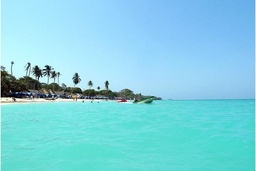
#> input picture Clase 1 - Imagenes como array y Pandas/data/playa_blanca.JPG, 256 x 171 px, shrunk from 720 x 480 before the run, found by its file name
$ jupyter execute tarea_1_1.ipynb
#> lines starting #> are read from the running program, lines starting #| are printed output that depends on the picture
# Tarea 1 Modulo 1 - Analisis de Datos 2022-1

---

## 1 Una imagen es un arreglo de datos

[cell 1]
# !pip install matplotlib
# !pip install opencv-python
# !pip install scikit-image

[cell 2]
import numpy as np
import matplotlib.pyplot as plt
import cv2 as cv
from skimage import io, color
import pandas as pd
# %matplotlib inline

[cell 3]
img_file = "data/playa_blanca.jpg"

[cell 4]
img = cv.imread(img_file)
#> img is the input picture: shape (171, 256, 3); mean B, G, R 224.4, 209.6, 129.3
print("The shape of image is =",np.shape(img))
#| The shape of image is = (171, 256, 3)

[cell 5]
plt.figure(figsize=(8,9))
plt.imshow(img)
plt.show()

[cell 6]
## ajuste a RGB
img2=cv.cvtColor(img,cv.COLOR_BGR2RGB)

[cell 7]
## corroborar cambio de color
plt.figure(figsize=(8,9))
plt.imshow(img2)
plt.show()

## 1.1 Construya un arreglo de estas componentes en un solo (otro)arreglo de datos.

[cell 8]
## separar por colores
r,g,b=cv.split(img2)
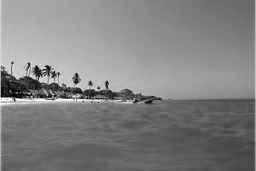
#> r: shape (171, 256); min 0, max 255, mean 129.3
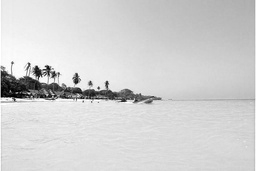
#> g: shape (171, 256); min 0, max 255, mean 209.6
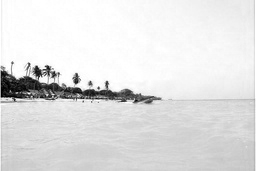
#> b: shape (171, 256); min 0, max 255, mean 224.4
print(f"Rojo(r)={r.shape}, Verde(g)={g.shape}, Azul(b)={b.shape}")
#| Rojo(r)=(171, 256), Verde(g)=(171, 256), Azul(b)=(171, 256)

## 1.2 Calcule para cada arreglo las medidas de tendencia central, las medidas de dispersion y las medidas de simetrıa correspondientes, tambien las medida de variabilidad o coeficiente de variabilidad o coeficiente de Pearson

calculo del **promedio** por RGB

[cell 9]
np.mean(r), np.mean(g), np.mean(b)
#> Out = (129.3, 209.6, 224.4)

calculo del **mediana** por RGB

[cell 10]
np.median(r), np.median(g), np.median(b)
#> Out = (127, 218, 235)

calculo de **Desviacion standar** por RGB

[cell 11]
np.std(r), np.std(g), np.std(b)
#> Out = (38.15, 36.99, 42.38)

calculo de **Percentil 50** por RGB

[cell 12]
np.mean(r) - np.median(r), np.mean(g) - np.median(g), np.mean(b) - np.median(b)
#> Out = (2.33, -8.39, -10.56)

#### medidas de simetria

[cell 13]
np.mean(r)-np.median(r) , np.mean(g)-np.median(g) , np.mean(b)-np.median(b)
#> Out = (2.33, -8.39, -10.56)

[cell 14]
(np.mean(r)-np.median(r))/np.std(r) , (np.mean(g)-np.median(g))/np.std(g) , (np.mean(b)-np.median(b))/np.std(b)
#> Out = (0.061, -0.227, -0.249)

[cell 15]
3*(np.mean(r) - np.median(r))/np.std(r), 3*(np.mean(g) - np.median(g))/np.std(g), 3*(np.mean(b) - np.median(b))/np.std(b)
#> Out = (0.183, -0.68, -0.747)

## 1.3 Haga un histograma de cada componente.

[cell 16]
## plot hist R,G,B
plt.figure(figsize=(20,6))
color = ('b','g','r')
for i,col in enumerate(color):
    histr = cv.calcHist([img],[i],None,[256],[0,256])
    plt.plot(histr,color = col)
    plt.xlim(0,256)
plt.hist(b.ravel(),bins=256,range=(0,256),color='b',label='blue')
plt.hist(g.ravel(),bins=256,range=(0,256),color='g',label='green')
plt.hist(r.ravel(),bins=256,range=(0,256),color='r',label='red')
plt.legend()
plt.show()
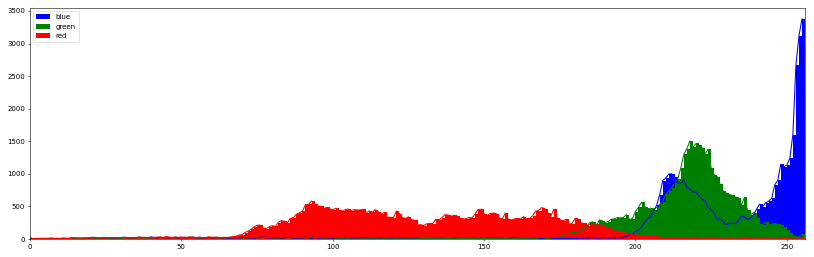
#> figure drawn by matplotlib, 1 panel; tallest bar 3377 high, from x = 255 to 256; tallest bar 1504 high, from x = 218 to 219; tallest bar 583 high, from x = 93 to 94; curve peaks at x = 255, y = 3377

## 1.4 Ahora suponga que la escala de cada color, la cual es un numero que va en el intervalo [0, 255] usted la divide en [”Claro”,”Medio”,”Oscuro”], bajo un criterio que usted elabore. Construya un nuevo arreglo con estos datos.

[cell 17]
## dividir en partes iguales sin decimales
list(range(0,255+1,int((255+1)/3)))

[cell 18]
def categorizar_color(c):
    if c<85:
        cat = 'Claro'
    elif (c>=85) & (c<170):
        cat = 'Medio'
    else:
        cat = 'Oscuro'
    return cat

[cell 19]
b_cat = [categorizar_color(c) for c in b.ravel()]
#> b_cat = 43776 items
g_cat = [categorizar_color(c) for c in g.ravel()]
#> g_cat = 43776 items
r_cat = [categorizar_color(c) for c in r.ravel()]
#> r_cat = 43776 items

[cell 20]
print("Ejmeplo B:", ", ".join(b_cat[:10]))
#| Ejmeplo B: Oscuro, Oscuro, Oscuro, Oscuro, Oscuro, Oscuro, Oscuro, Oscuro, Oscuro, Oscuro
print("Ejmeplo G:", ", ".join(g_cat[:10]))
#| Ejmeplo G: Oscuro, Oscuro, Oscuro, Oscuro, Oscuro, Oscuro, Oscuro, Oscuro, Oscuro, Oscuro
print("Ejmeplo R:", ", ".join(r_cat[:10]))
#| Ejmeplo R: Oscuro, Oscuro, Oscuro, Oscuro, Oscuro, Oscuro, Oscuro, Medio, Medio, Medio

[cell 21]
# Nuevo arreglo
df1 = pd.DataFrame({'Blue': b_cat, 'Green': g_cat, 'Red': r_cat})
#> df1 = table of 43776 rows and 3 columns
df1.head()
#> Out = table of 5 rows and 3 columns

[cell 22]
df2 = df1.unstack().reset_index()[['level_0',0]]
#> df2 = table of 131328 rows and 2 columns
df2.columns = ['color','categoria']
df2 = pd.pivot_table(df2, index='color', columns='categoria', aggfunc='size', fill_value=0)
#> df2 = table of 3 rows and 3 columns
df2.columns = list(df2.columns)
df2
#> Out = table of 3 rows and 3 columns

## 1.5 Ahora haga un grafico de torta y un grafico de barras para visualizar el ultimo arreglo que hizo.

[cell 23]
df2.T.plot.pie(subplots=True, figsize=(15,15))
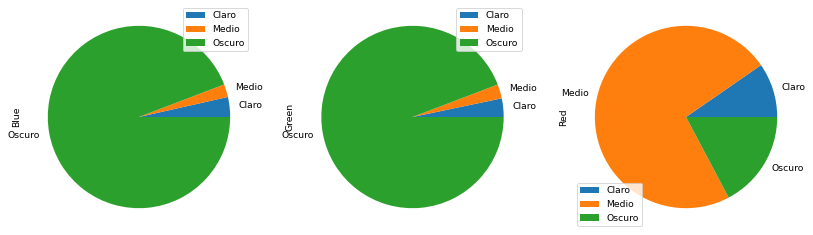
#> figure drawn by matplotlib, 3 panels

[cell 24]
df2.plot.bar(figsize=(15,5))
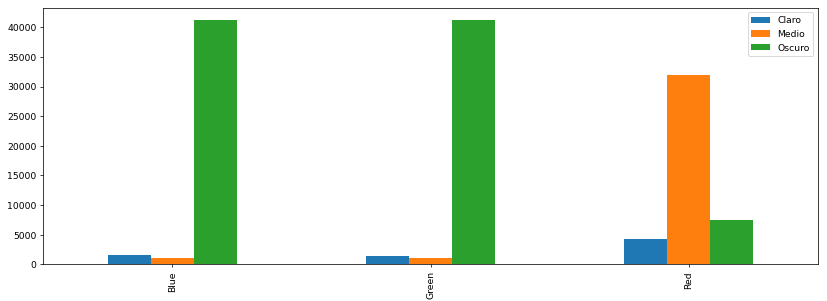
#> figure drawn by matplotlib, 1 panel; tallest bar 4217 high, from x = 1.75 to 1.92; tallest bar 32004 high, from x = 1.92 to 2.08; tallest bar 41238 high, from x = 1.08 to 1.25
